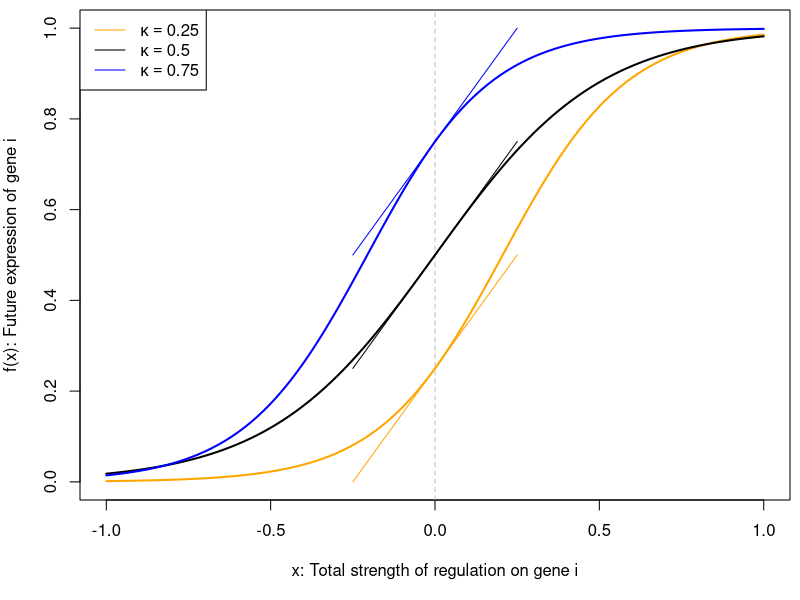

Reproduce this figure in R.
fig.width  <- 4
fig.height <- 4

col.kappa <- c(orange=0.25, black=0.5, blue=0.75)

f <- function(x, kappa) 1/(1+(1/kappa-1)*exp(-x/kappa/(1-kappa)))

pdf("figures/fig_methsup2.pdf", width=fig.width, height=fig.height)
	par(mar=c(5,4,0.5,0.5))
	
	plot(NULL, xlab="x: Total strength of regulation on gene i", ylab="f(x): Future expression of gene i", xlim=c(-1,1), ylim=c(0,1))
	abline(v=0, lty=2, col="gray")
	
	for (i in seq_along(col.kappa)){
		curve(f(x, col.kappa[i]), add=TRUE, col=names(col.kappa)[i], lwd=2)
		arrows(x0=-0.25, x1=0.25, y0=col.kappa[i]-0.25, y1=col.kappa[i]+0.25, length=0, col=names(col.kappa)[i])
	}
		
	legend("topleft", lty=1, col=names(col.kappa), legend=as.expression(sapply(col.kappa, function(k) bquote(kappa == .(k)))))	
dev.off()

